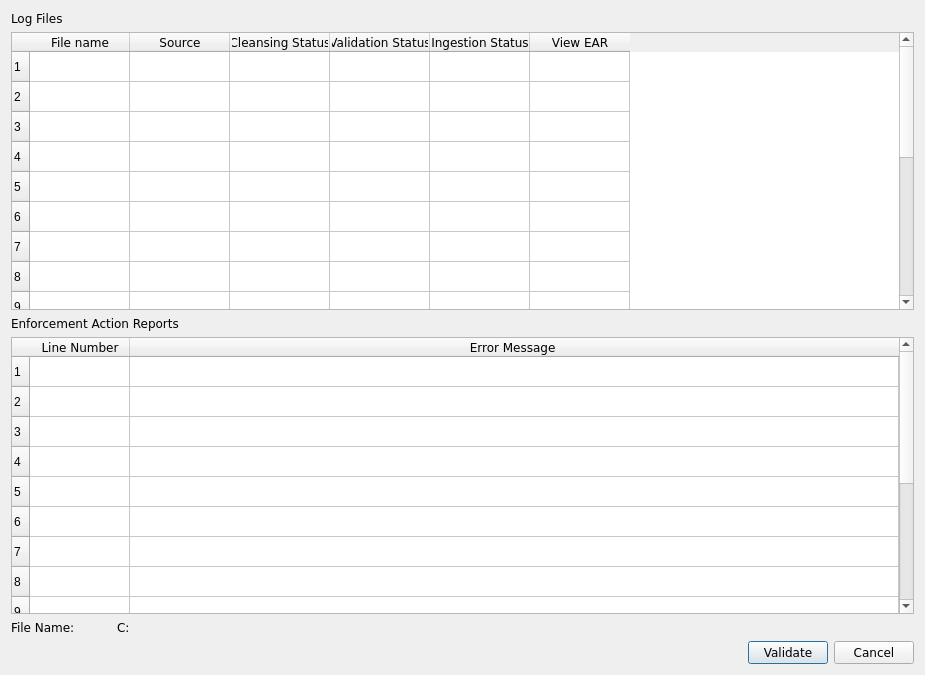
<?xml version="1.0" encoding="UTF-8"?>
<ui version="4.0">
 <class>logFileConfigDialog</class>
 <widget class="QDialog" name="logFileConfigDialog">
  <property name="geometry">
   <rect>
    <x>0</x>
    <y>0</y>
    <width>925</width>
    <height>675</height>
   </rect>
  </property>
  <property name="sizePolicy">
   <sizepolicy hsizetype="Preferred" vsizetype="Preferred">
    <horstretch>0</horstretch>
    <verstretch>0</verstretch>
   </sizepolicy>
  </property>
  <property name="minimumSize">
   <size>
    <width>0</width>
    <height>400</height>
   </size>
  </property>
  <property name="windowTitle">
   <string>Log File Configuration</string>
  </property>
  <layout class="QVBoxLayout" name="verticalLayout" stretch="1,1,0,0">
   <item>
    <layout class="QVBoxLayout" name="topVL">
     <item>
      <widget class="QLabel" name="logFileTableLabel">
       <property name="sizePolicy">
        <sizepolicy hsizetype="Preferred" vsizetype="Fixed">
         <horstretch>0</horstretch>
         <verstretch>0</verstretch>
        </sizepolicy>
       </property>
       <property name="minimumSize">
        <size>
         <width>0</width>
         <height>0</height>
        </size>
       </property>
       <property name="font">
        <font>
         <family>Verdana</family>
        </font>
       </property>
       <property name="text">
        <string>Log Files</string>
       </property>
      </widget>
     </item>
     <item>
      <widget class="QTableWidget" name="logFileTable">
       <property name="sizePolicy">
        <sizepolicy hsizetype="Preferred" vsizetype="Preferred">
         <horstretch>0</horstretch>
         <verstretch>0</verstretch>
        </sizepolicy>
       </property>
       <property name="minimumSize">
        <size>
         <width>801</width>
         <height>0</height>
        </size>
       </property>
       <property name="sizeAdjustPolicy">
        <enum>QAbstractScrollArea::AdjustIgnored</enum>
       </property>
       <property name="sortingEnabled">
        <bool>true</bool>
       </property>
       <attribute name="verticalHeaderShowSortIndicator" stdset="0">
        <bool>true</bool>
       </attribute>
       <row>
        <property name="text">
         <string>1</string>
        </property>
       </row>
       <row>
        <property name="text">
         <string>2</string>
        </property>
       </row>
       <row>
        <property name="text">
         <string>3</string>
        </property>
       </row>
       <row>
        <property name="text">
         <string>4</string>
        </property>
       </row>
       <row>
        <property name="text">
         <string>5</string>
        </property>
       </row>
       <row>
        <property name="text">
         <string>6</string>
        </property>
       </row>
       <row>
        <property name="text">
         <string>7</string>
        </property>
       </row>
       <row>
        <property name="text">
         <string>8</string>
        </property>
       </row>
       <row>
        <property name="text">
         <string>9</string>
        </property>
       </row>
       <row>
        <property name="text">
         <string>10</string>
        </property>
       </row>
       <row>
        <property name="text">
         <string>11</string>
        </property>
       </row>
       <row>
        <property name="text">
         <string>12</string>
        </property>
       </row>
       <row>
        <property name="text">
         <string>13</string>
        </property>
       </row>
       <row>
        <property name="text">
         <string>14</string>
        </property>
       </row>
       <row>
        <property name="text">
         <string>15</string>
        </property>
       </row>
       <row>
        <property name="text">
         <string>16</string>
        </property>
       </row>
       <row>
        <property name="text">
         <string>17</string>
        </property>
       </row>
       <row>
        <property name="text">
         <string>18</string>
        </property>
       </row>
       <column>
        <property name="text">
         <string>File name</string>
        </property>
        <property name="font">
         <font>
          <family>Verdana</family>
         </font>
        </property>
       </column>
       <column>
        <property name="text">
         <string>Source</string>
        </property>
        <property name="font">
         <font>
          <family>Verdana</family>
         </font>
        </property>
       </column>
       <column>
        <property name="text">
         <string>Cleansing Status</string>
        </property>
        <property name="font">
         <font>
          <family>Verdana</family>
         </font>
        </property>
       </column>
       <column>
        <property name="text">
         <string>Validation Status</string>
        </property>
        <property name="font">
         <font>
          <family>Verdana</family>
         </font>
        </property>
       </column>
       <column>
        <property name="text">
         <string>Ingestion Status</string>
        </property>
        <property name="font">
         <font>
          <family>Verdana</family>
         </font>
        </property>
       </column>
       <column>
        <property name="text">
         <string>View EAR</string>
        </property>
        <property name="font">
         <font>
          <family>Verdana</family>
         </font>
        </property>
       </column>
       <item row="0" column="5">
        <property name="text">
         <string/>
        </property>
        <property name="flags">
         <set>ItemIsSelectable|ItemIsDragEnabled|ItemIsDropEnabled|ItemIsUserCheckable|ItemIsEnabled</set>
        </property>
       </item>
      </widget>
     </item>
    </layout>
   </item>
   <item>
    <layout class="QVBoxLayout" name="middleVL">
     <item>
      <widget class="QLabel" name="eARTableLabel">
       <property name="sizePolicy">
        <sizepolicy hsizetype="Preferred" vsizetype="Fixed">
         <horstretch>0</horstretch>
         <verstretch>0</verstretch>
        </sizepolicy>
       </property>
       <property name="font">
        <font>
         <family>Verdana</family>
        </font>
       </property>
       <property name="text">
        <string>Enforcement Action Reports</string>
       </property>
      </widget>
     </item>
     <item>
      <widget class="QTableWidget" name="eARTable">
       <property name="sizePolicy">
        <sizepolicy hsizetype="Preferred" vsizetype="Preferred">
         <horstretch>0</horstretch>
         <verstretch>0</verstretch>
        </sizepolicy>
       </property>
       <property name="minimumSize">
        <size>
         <width>0</width>
         <height>0</height>
        </size>
       </property>
       <property name="maximumSize">
        <size>
         <width>16777215</width>
         <height>16777215</height>
        </size>
       </property>
       <property name="sizeAdjustPolicy">
        <enum>QAbstractScrollArea::AdjustToContents</enum>
       </property>
       <property name="sortingEnabled">
        <bool>true</bool>
       </property>
       <property name="rowCount">
        <number>15</number>
       </property>
       <attribute name="horizontalHeaderStretchLastSection">
        <bool>true</bool>
       </attribute>
       <attribute name="verticalHeaderShowSortIndicator" stdset="0">
        <bool>true</bool>
       </attribute>
       <row/>
       <row/>
       <row/>
       <row/>
       <row/>
       <row/>
       <row/>
       <row/>
       <row/>
       <row/>
       <row/>
       <row/>
       <row/>
       <row/>
       <row/>
       <column>
        <property name="text">
         <string>Line Number</string>
        </property>
        <property name="font">
         <font>
          <family>Verdana</family>
         </font>
        </property>
       </column>
       <column>
        <property name="text">
         <string>Error Message </string>
        </property>
        <property name="font">
         <font>
          <family>Verdana</family>
         </font>
        </property>
       </column>
      </widget>
     </item>
    </layout>
   </item>
   <item>
    <layout class="QHBoxLayout" name="middleHL">
     <item>
      <widget class="QLabel" name="chosenFileLabel">
       <property name="minimumSize">
        <size>
         <width>100</width>
         <height>0</height>
        </size>
       </property>
       <property name="maximumSize">
        <size>
         <width>100</width>
         <height>16777215</height>
        </size>
       </property>
       <property name="font">
        <font>
         <family>Verdana</family>
        </font>
       </property>
       <property name="text">
        <string>File Name:</string>
       </property>
      </widget>
     </item>
     <item>
      <widget class="QLabel" name="chosenFilePathLabel">
       <property name="minimumSize">
        <size>
         <width>0</width>
         <height>0</height>
        </size>
       </property>
       <property name="font">
        <font>
         <family>Verdana</family>
        </font>
       </property>
       <property name="text">
        <string>C:&lt;pathtofile&gt;</string>
       </property>
      </widget>
     </item>
    </layout>
   </item>
   <item>
    <layout class="QHBoxLayout" name="bottomHL">
     <item>
      <spacer name="horizontalSpacer">
       <property name="orientation">
        <enum>Qt::Horizontal</enum>
       </property>
       <property name="sizeHint" stdset="0">
        <size>
         <width>40</width>
         <height>20</height>
        </size>
       </property>
      </spacer>
     </item>
     <item>
      <widget class="QPushButton" name="validateButton">
       <property name="sizePolicy">
        <sizepolicy hsizetype="Fixed" vsizetype="Fixed">
         <horstretch>0</horstretch>
         <verstretch>0</verstretch>
        </sizepolicy>
       </property>
       <property name="font">
        <font>
         <family>Verdana</family>
        </font>
       </property>
       <property name="text">
        <string>Validate</string>
       </property>
      </widget>
     </item>
     <item>
      <widget class="QPushButton" name="cancelButton">
       <property name="sizePolicy">
        <sizepolicy hsizetype="Fixed" vsizetype="Fixed">
         <horstretch>0</horstretch>
         <verstretch>0</verstretch>
        </sizepolicy>
       </property>
       <property name="font">
        <font>
         <family>Verdana</family>
        </font>
       </property>
       <property name="text">
        <string>Cancel</string>
       </property>
      </widget>
     </item>
    </layout>
   </item>
  </layout>
 </widget>
 <resources/>
 <connections/>
</ui>
